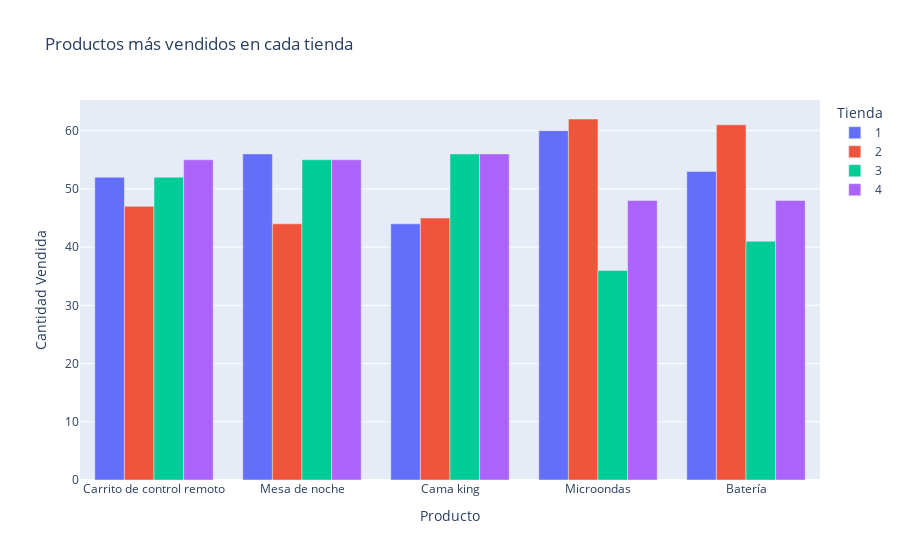

Source (notebook cell):
### Code cell
fig = px.bar(
    productos_mas_vendidos_gf,
    x='Producto',
    y='Cantidad_Vendida',
    barmode='group',
    color='Tienda',
    title='Productos más vendidos por tienda ',
    category_orders={
        "Tienda": ["1", "2", "3", "4"]  
    },
)

fig.update_layout(
    xaxis_title='Producto',
    yaxis_title='Cantidad Vendida',
)

fig.show()

### Figure 1 — Plotly figure (JSON) as saved in the notebook; plotly's stock layout.template omitted (floating-point values rounded to 4 significant figures)
{"data": [{"alignmentgroup": "True", "hovertemplate": "Tienda=1<br>Producto=%{x}<br>Cantidad_Vendida=%{y}<extra></extra>", "legendgroup": "1", "marker": {"color": "#636efa", "pattern": {"shape": ""}}, "name": "1", "offsetgroup": "1", "orientation": "v", "showlegend": true, "textposition": "auto", "type": "bar", "x": ["Carrito de control remoto", "Mesa de noche", "Cama king", "Microondas", "Batería"], "xaxis": "x", "y": [52, 56, 44, 60, 53], "yaxis": "y"}, {"alignmentgroup": "True", "hovertemplate": "Tienda=2<br>Producto=%{x}<br>Cantidad_Vendida=%{y}<extra></extra>", "legendgroup": "2", "marker": {"color": "#EF553B", "pattern": {"shape": ""}}, "name": "2", "offsetgroup": "2", "orientation": "v", "showlegend": true, "textposition": "auto", "type": "bar", "x": ["Carrito de control remoto", "Mesa de noche", "Cama king", "Microondas", "Batería"], "xaxis": "x", "y": [47, 44, 45, 62, 61], "yaxis": "y"}, {"alignmentgroup": "True", "hovertemplate": "Tienda=3<br>Producto=%{x}<br>Cantidad_Vendida=%{y}<extra></extra>", "legendgroup": "3", "marker": {"color": "#00cc96", "pattern": {"shape": ""}}, "name": "3", "offsetgroup": "3", "orientation": "v", "showlegend": true, "textposition": "auto", "type": "bar", "x": ["Carrito de control remoto", "Mesa de noche", "Microondas", "Batería", "Cama king"], "xaxis": "x", "y": [52, 55, 36, 41, 56], "yaxis": "y"}, {"alignmentgroup": "True", "hovertemplate": "Tienda=4<br>Producto=%{x}<br>Cantidad_Vendida=%{y}<extra></extra>", "legendgroup": "4", "marker": {"color": "#ab63fa", "pattern": {"shape": ""}}, "name": "4", "offsetgroup": "4", "orientation": "v", "showlegend": true, "textposition": "auto", "type": "bar", "x": ["Carrito de control remoto", "Mesa de noche", "Microondas", "Batería", "Cama king"], "xaxis": "x", "y": [55, 55, 48, 48, 56], "yaxis": "y"}], "layout": {"barmode": "group", "legend": {"title": {"text": "Tienda"}, "tracegroupgap": 0}, "title": {"text": "Productos más vendidos en cada tienda "}, "xaxis": {"anchor": "y", "domain": [0, 1], "title": {"text": "Producto"}}, "yaxis": {"anchor": "x", "domain": [0, 1], "title": {"text": "Cantidad Vendida"}}}}
